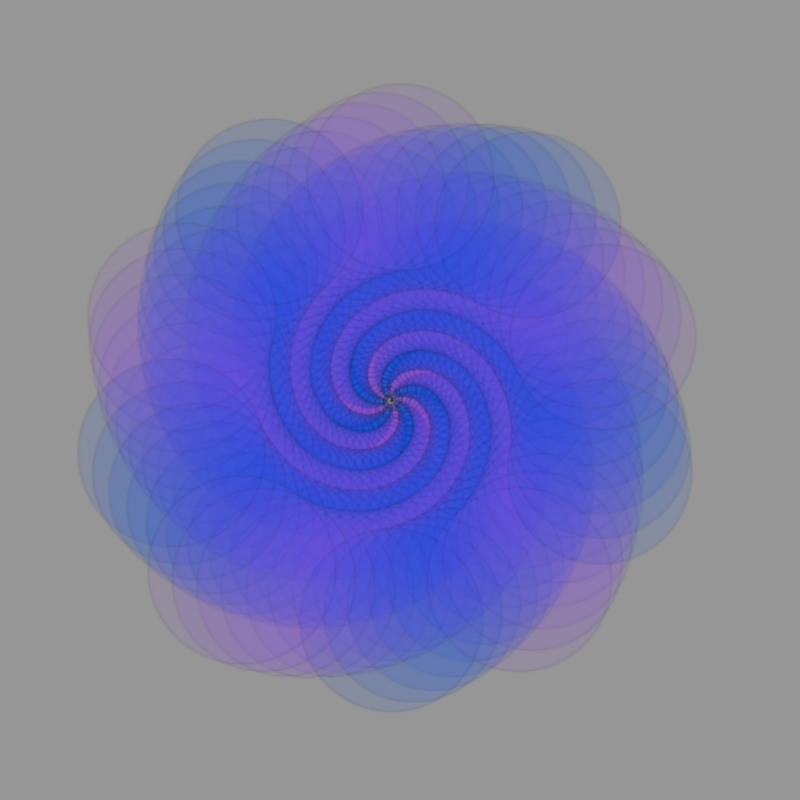
Frame 1 (no input)
Frame 60 (the mouse pressed at the canvas centre just before this capture): identical to frame 1, image omitted
Frame 120 (the mouse held since frame 60 and released just before this capture): identical to frame 1, image omitted

The Processing sketch that drew this single still picture (run headless with seeded random() and noise(); from frame 60 on, the mouse is pressed at the canvas centre):

// Processing sketch: processing_134699
// ── processing_134699.pde

void setup() {
  background(150);
  size(800, 800);
  ellipseMode(CENTER);
  textAlign(CENTER, CENTER);
  smooth();
}

void draw() {
  //frameRate(1);
  background(150);
  strokeWeight(0.1);
  drawFibonacci(15);
}

float ang, angInc;
float dist = 0;

void drawFibonacci(int target) {
  int fib, fibAnt, fibAnt2;
  int color1 = (int)random(0, 255);
  int color2 = (int)random(0, 255);
  int color3 = (int)random(0, 255);
 
  fib = 0; 
  fibAnt = 0; 
  fibAnt2 = 0;
  for (int count = 0; count < target; count++) {
    angInc = TWO_PI/fib;
    float phi = (sqrt(5)+1)/2 - 1;
    angInc = phi;
    ang=0;
    if ((count == 0)||(count == 1)) {
      fib = 1;
      fibAnt = 1;
      fibAnt2 = 0;
    }
    else {
      fib = fibAnt + fibAnt2;
      fibAnt2 = fibAnt;
      fibAnt = fib;
    }
    //dist = random(0,2);
    dist = 0;
    pushMatrix();
    rotate(angInc);

    for (int i = 0; i < fib; i++) {
      pushMatrix();
      translate(dist*sin(ang), dist*cos(ang));
      if ((i%2 == 0)) {
        color1 = 130; 
        color2 = 75; 
        color3 = 220;
        //        color1 = (int)random(0, 255);
        //        color2 = (int)random(0, 255);
        //        color3 = (int)random(0, 255);
      }
      else {
        color1 = 20; 
        color2 = 75; 
        color3 = 220;
        //        color1 = (int)random(0, 255);
        //        color2 = (int)random(0, 255);
        //        color3 = (int)random(0, 255);
      }
      //color1= 200;
      fill(color1, color2, color3, 30);  
      ellipse(550, 100, i/2, i/2);
      popMatrix();
      ang+=angInc;
      dist+=0.6;
    }
    popMatrix();
    dist+=0.13;
  }
  filter(BLUR);
}
